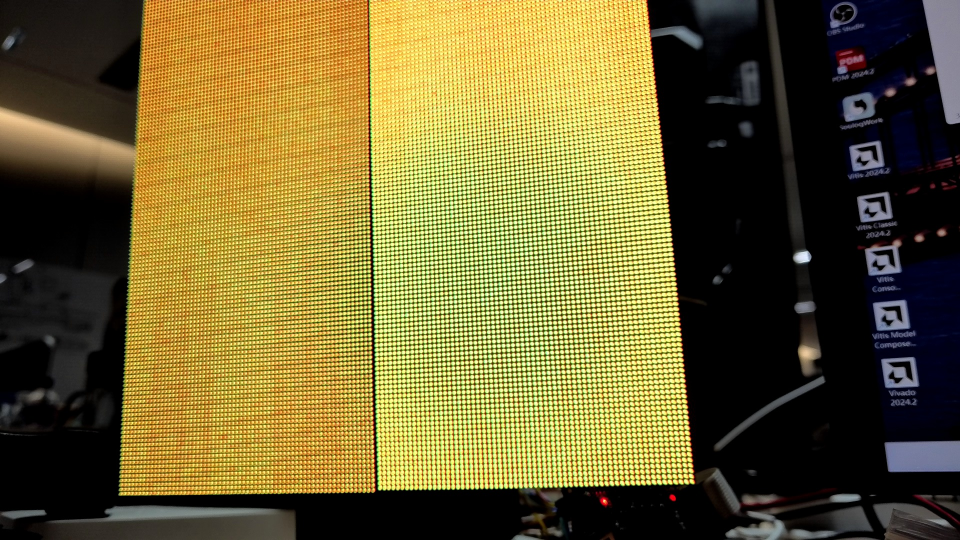
#> input picture tools/_test_GREEN.jpg, 1920 x 1080 px, given in place of the camera (shown at 1/2 size)
$ python _snap_zoom.py
#> lines starting #> are read from the running program, lines starting #| are printed output that depends on the picture; after the words box and inside, x2 and y2 are one past the last pixel; in counts of white or black regions, pixels touching at a corner belong together
"""Snap Insta360 + crop to panel area + upscale."""
import cv2, time, os
import numpy as np
OUT_DIR = r'D:\claude_workspace\pov3d\zynq_pov\tools'
cap = cv2.VideoCapture(1, cv2.CAP_MSMF)
cap.set(cv2.CAP_PROP_FRAME_WIDTH, 1920)
cap.set(cv2.CAP_PROP_FRAME_HEIGHT, 1080)
for _ in range(20):
    cap.read(); time.sleep(0.04)
#> this loop made 20 passes
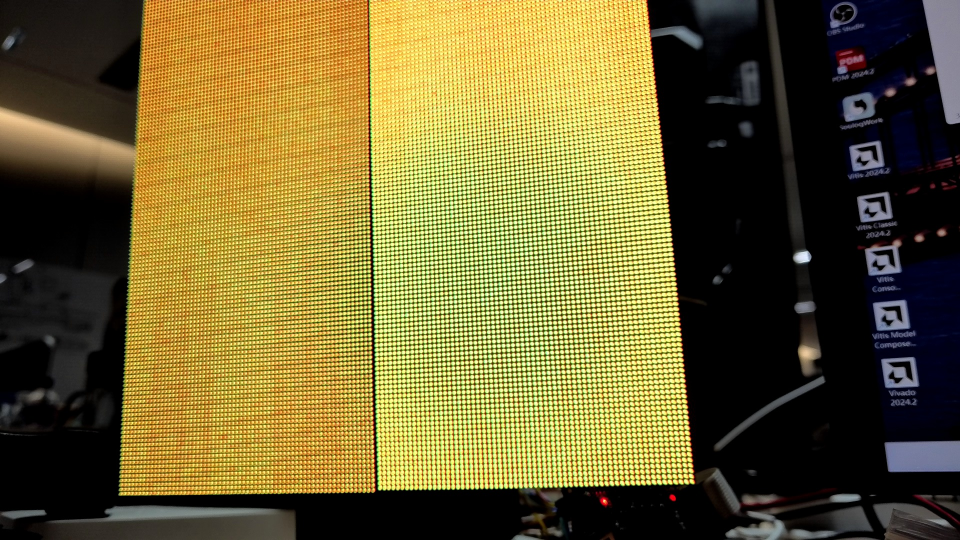
#> input picture tools/_test_GREEN.jpg, 1920 x 1080 px, given in place of the camera (shown at 1/2 size)
ret, frame = cap.read()
#> frame is the input picture: shape (1080, 1920, 3); mean B, G, R 49.6, 99.6, 111.4
cap.release()
if ret and frame is not None:
    # save raw
    cv2.imwrite(os.path.join(OUT_DIR, 'panel_raw.jpg'), frame)
    # find brightest region (panel) and crop
    gray = cv2.cvtColor(frame, cv2.COLOR_BGR2GRAY)
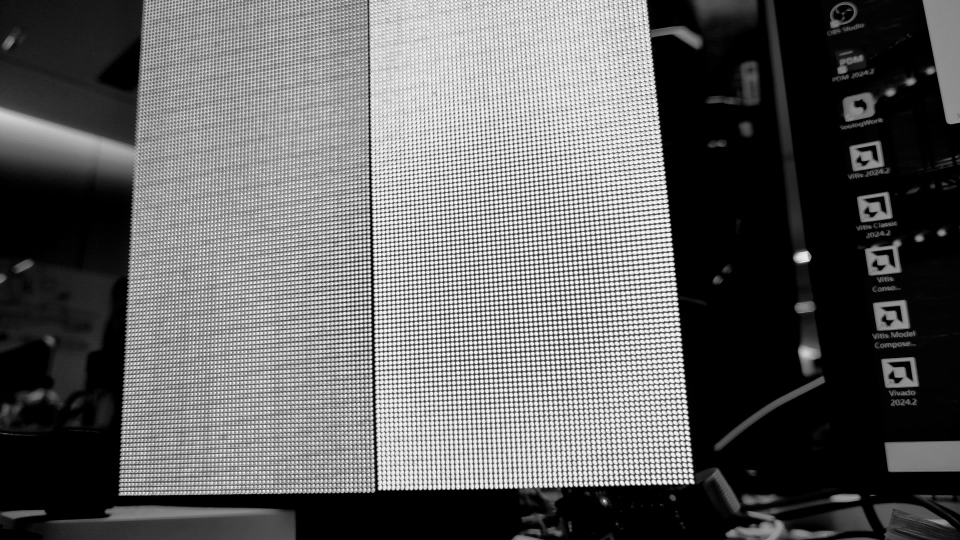
#> gray: shape (1080, 1920) (shown at 1/2 size); min 0, max 251, mean 97.4
    # threshold + find bounding box of bright pixels
    _, mask = cv2.threshold(gray, 80, 255, cv2.THRESH_BINARY)
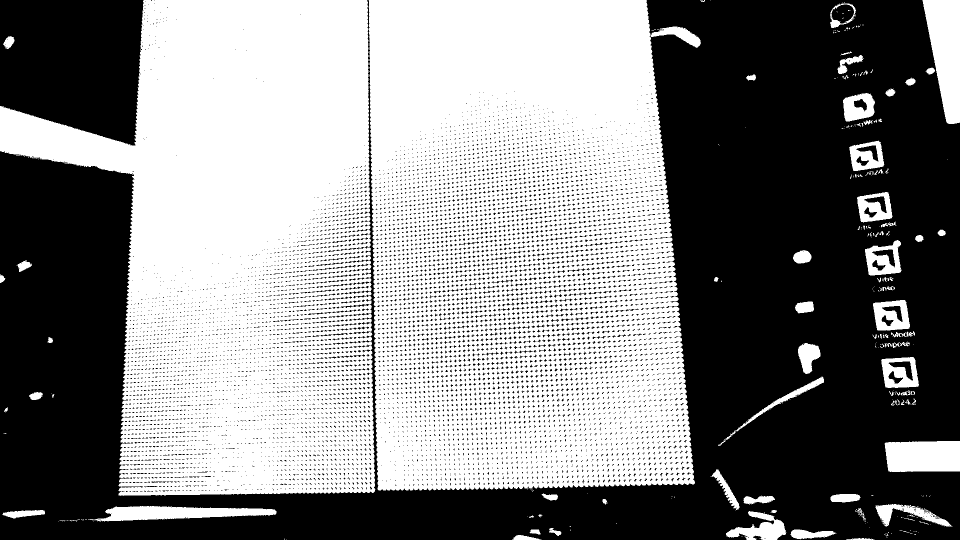
#> mask: shape (1080, 1920) (shown at 1/2 size); 52.3% white; 8396 black regions (8220 under 20 px), largest, box (x1, y1, x2, y2) and area: (0, 0, 1920, 1080) 850470, (0, 0, 288, 291) 70074, (1663, 9, 1708, 47) 1210
    coords = cv2.findNonZero(mask)
#> coords = contour of 1084067 points, box (x1, y1, x2, y2) (0, 0, 1920, 1080), area 13598
    if coords is not None:
        x, y, w, h = cv2.boundingRect(coords)
#> x = 0; y = 0; w = 1920; h = 1080
        crop = frame[y:y+h, x:x+w]
        # upscale 2x
        ch, cw = crop.shape[:2]
#> ch = 1080; cw = 1920
        out = cv2.resize(crop, (cw*2, ch*2), interpolation=cv2.INTER_NEAREST)
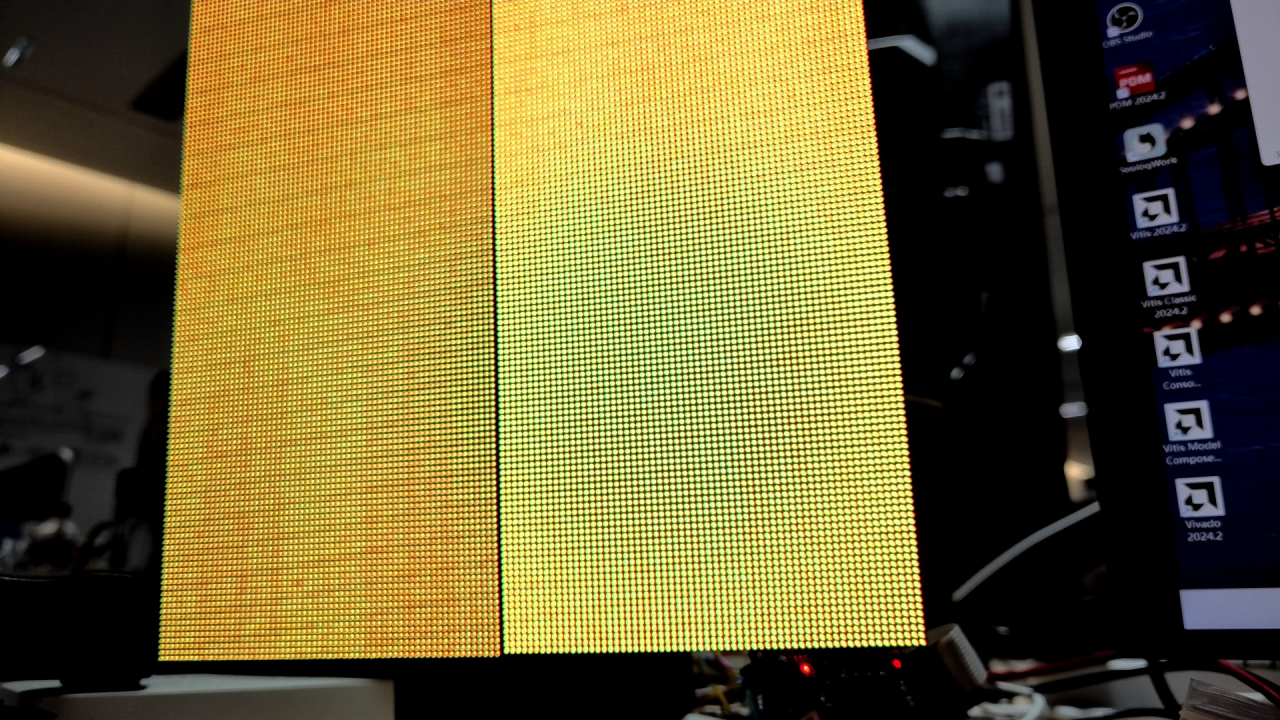
#> out: shape (2160, 3840, 3) (shown at 1/3 size); mean B, G, R 49.6, 99.6, 111.4
        path = os.path.join(OUT_DIR, 'panel_low_exp.jpg')
        cv2.imwrite(path, out)
        print(f"cropped panel area {w}x{h}, upscaled to {cw*2}x{ch*2} -> {path}")
#| cropped panel area 1920x1080, upscaled to 3840x2160 -> D:\claude_workspace\pov3d\zynq_pov\tools/panel_low_exp.jpg
    else:
        cv2.imwrite(os.path.join(OUT_DIR, 'panel_low_exp.jpg'), frame)
        print("no bright region found, saved raw")

$ run again, on tools/_chess_now.jpg
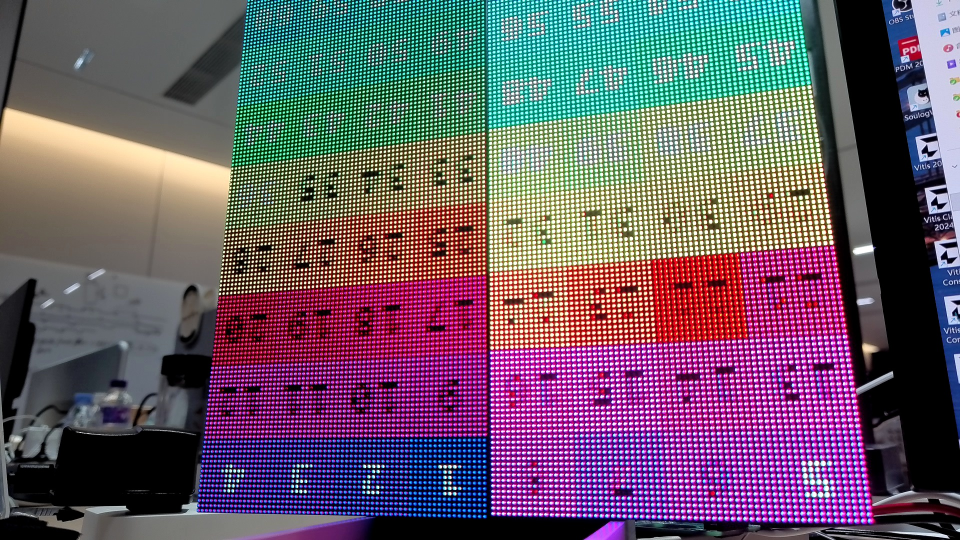
#> input picture tools/_chess_now.jpg, 1920 x 1080 px, given in place of the camera (shown at 1/2 size)
#> the loop `for _ in range(20):` made 20 passes
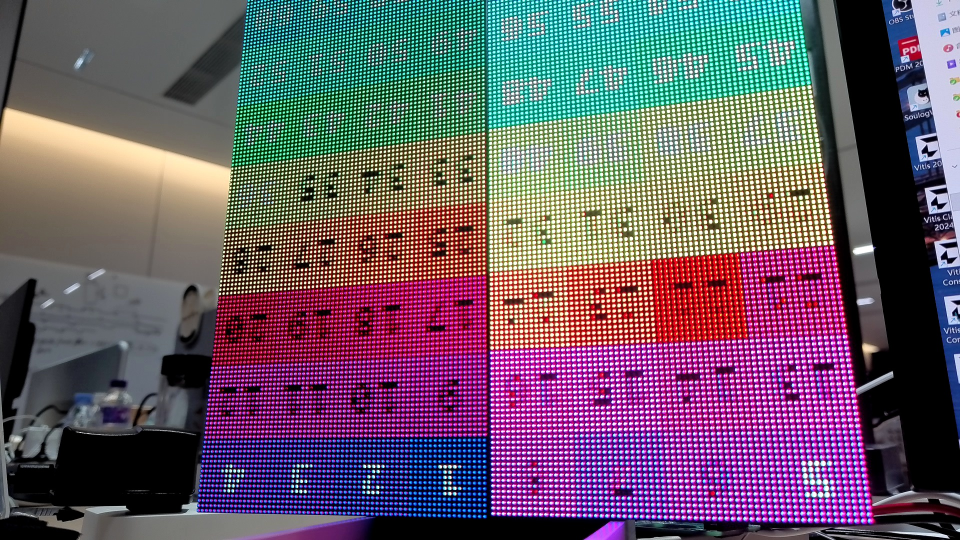
#> input picture tools/_chess_now.jpg, 1920 x 1080 px, given in place of the camera (shown at 1/2 size)
#> frame is the input picture: shape (1080, 1920, 3); mean B, G, R 104.1, 89.4, 106.1
#> `_, mask = cv2.threshold(gray, 80, 255, cv2.THRESH_BINARY)`:
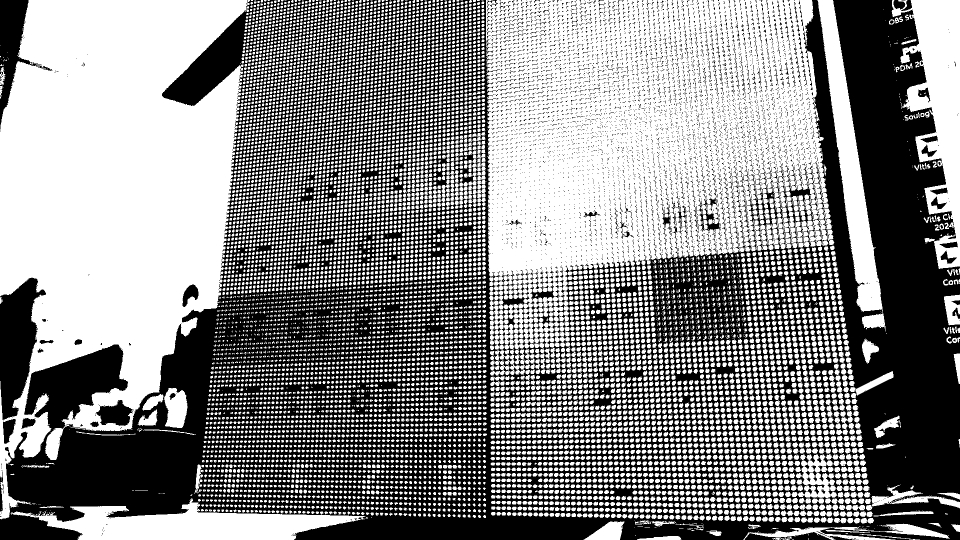
#> mask: shape (1080, 1920) (shown at 1/2 size); 53.2% white; 8085 black regions (7869 under 20 px), largest, box (x1, y1, x2, y2) and area: (0, 0, 1920, 1080) 902674, (0, 555, 92, 840) 15183, (0, 0, 105, 258) 8057
#> coords = contour of 1103431 points, box (x1, y1, x2, y2) (0, 0, 1920, 1080), area 1108
#> x = 0; w = 1920; h = 1080
#> `out = cv2.resize(crop, (cw*2, ch*2), interpolation=cv2.INTER_NEAREST)`:
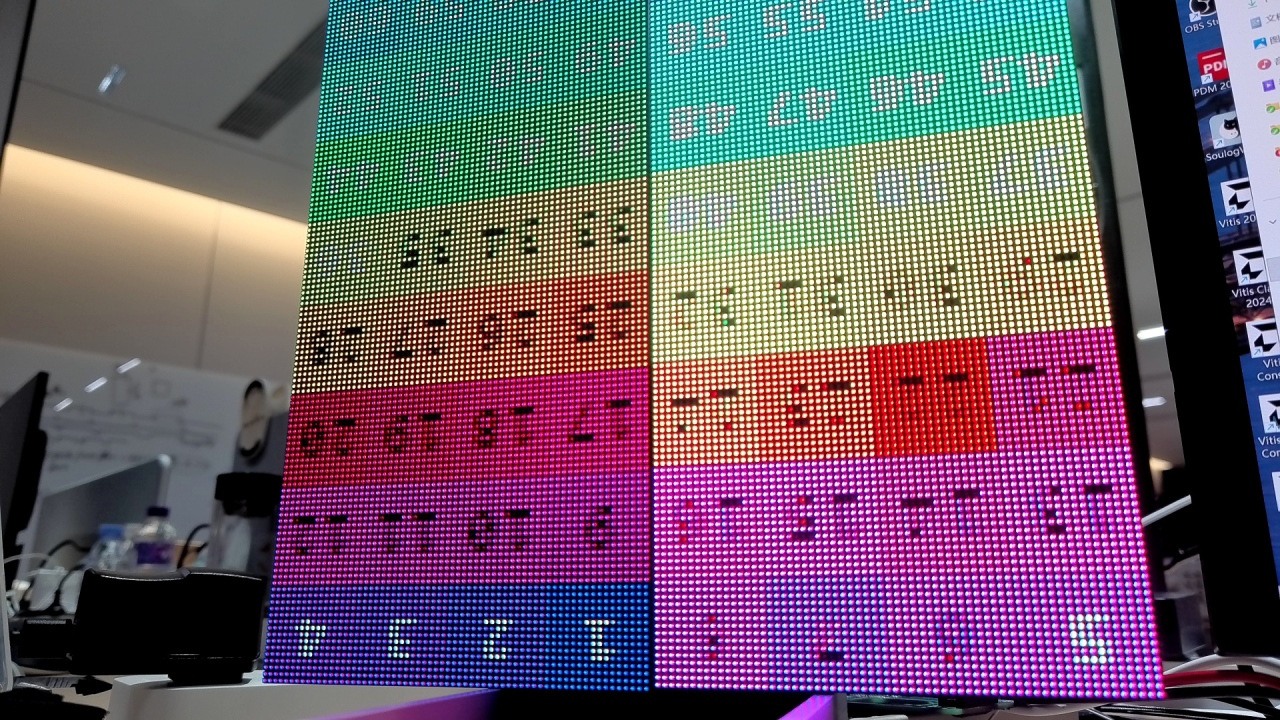
#> out: shape (2160, 3840, 3) (shown at 1/3 size); mean B, G, R 104.1, 89.4, 106.1
#| cropped panel area 1920x1080, upscaled to 3840x2160 -> D:\claude_workspace\pov3d\zynq_pov\tools/panel_low_exp.jpg
